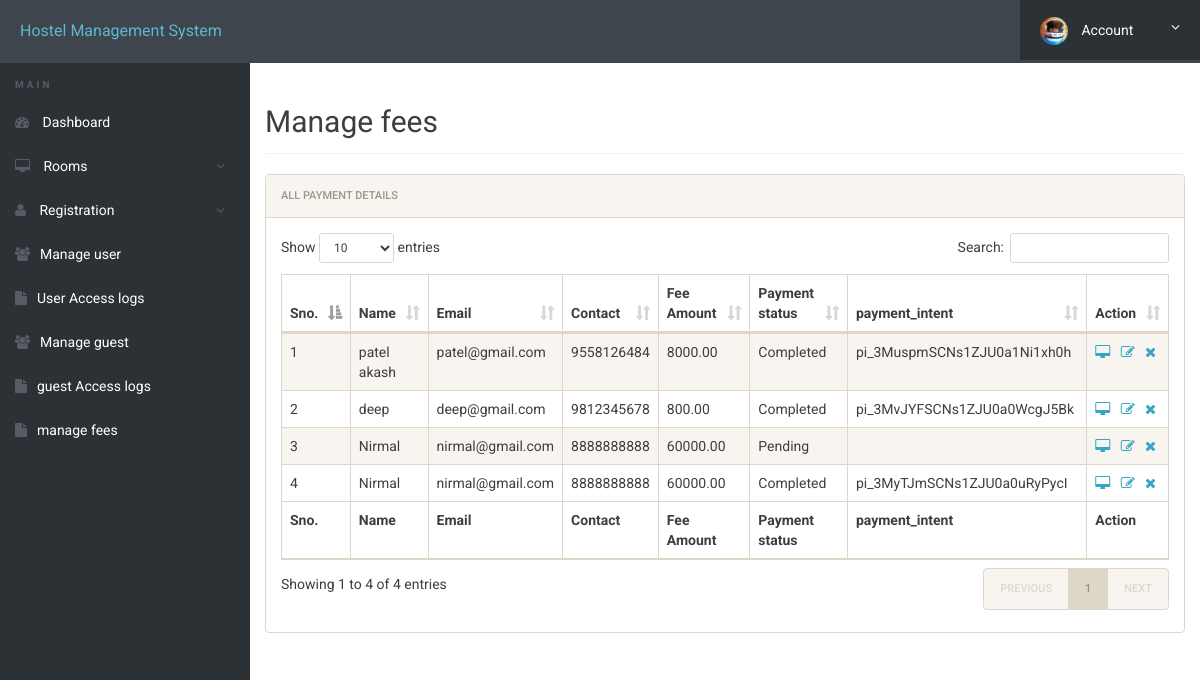
Page /admin/manage-fee.php (signed in) on the committed database.
### tables this page shows
CREATE TABLE `bird_stripe_payments` (
  `id` int(10) NOT NULL,
  `name` varchar(255) NOT NULL,
  `email` varchar(255) NOT NULL,
  `contact` varchar(12) NOT NULL,
  `amount` decimal(10,2) NOT NULL,
  `payment_status` enum('Pending','Completed') NOT NULL DEFAULT 'Pending',
  `payment_intent` text DEFAULT NULL,
  `created_at` datetime NOT NULL
);

### admin/manage-fee.php (the view, shortened to what this page needs)
<?php
include('includes/config.php');
?>
<!doctype html>
<html lang="en" class="no-js">
<head>
	<link rel="stylesheet" href="css/font-awesome.min.css">
	<link rel="stylesheet" href="css/bootstrap.min.css">
	<link rel="stylesheet" href="css/dataTables.bootstrap.min.css">
	<link rel="stylesheet" href="css/bootstrap-social.css">
	<link rel="stylesheet" href="css/bootstrap-select.css">
	<link rel="stylesheet" href="css/fileinput.min.css">
	<link rel="stylesheet" href="css/awesome-bootstrap-checkbox.css">
	<link rel="stylesheet" href="css/style.css">
</head>
<body>
	<?php include('includes/header.php');?>
	<div class="ts-main-content">
			<?php include('includes/sidebar.php');?>
		<div class="content-wrapper">
			<div class="container-fluid">
				<div class="row">
					<div class="col-md-12">
						<h2 class="page-title">Manage fees</h2>
						<div class="panel panel-default">
							<div class="panel-heading">All payment Details</div>
							<div class="panel-body">
								<table id="zctb" class="display table table-striped table-bordered table-hover" cellspacing="0" width="100%">
									<thead>
										<tr>
											<th>Sno.</th>
											<th> Name</th>
											<th>Email</th>
											<th>Contact  </th>
											<th>Fee Amount </th>
											<th>Payment status</th>
											<th>payment_intent </th>
											<th>Action</th>
										</tr>
									</thead>
									<tfoot>
										<tr>
											<th>Sno.</th>
											<th> Name</th>
											<th>Email</th>
											<th>Contact  </th>
											<th>Fee Amount </th>
											<th>Payment status</th>
											<th>payment_intent </th>
											<th>Action</th>
										</tr>
									</tfoot>
									<tbody>
<?php
$ret="select * from bird_stripe_payments";
$stmt= $mysqli->prepare($ret) ;
$stmt->execute() ;
$res=$stmt->get_result();
$cnt=1;
while($row=$res->fetch_object())
	  {
	  	?>
<tr><td><?php echo $cnt;;?></td>
<td><?php echo $row->name;?>
<td><?php echo $row->email;?></td>
<td><?php echo $row->contact;?></td>
<td><?php echo $row->amount;?></td>
<td><?php echo $row->payment_status;?></td>
<td><?php echo $row->payment_intent;?></td>
<td>
<a href="javascript:void(0);"  onClick="popUpWindow('http://localhost/ak/hostel/admin/bill.php?id=<?php echo $row->id;?>');" title="View Full Details"><i class="fa fa-desktop"></i></a>&nbsp;&nbsp
<a href="edit-fees.php?id=<?php echo $row->id;?>"><i class="fa fa-edit"></i></a>&nbsp;&nbsp;
<a href="manage-fee.php?del=<?php echo $row->id;?>" title="Delete Record" onclick="return confirm("Do you want to delete");"><i class="fa fa-close"></i></a></td>
										</tr>
									<?php
$cnt=$cnt+1;
									 } ?>
									</tbody>
								</table>
							</div>
						</div>
					</div>
				</div>
			</div>
		</div>
	</div>
</body>
</html>

### admin/css/style.css (style rules this page uses)
html { font-size: 14px; }
@media only screen and (min-width: 480px) { html { font-size: 17px; } }
@media only screen and (min-width: 768px) { html { font-size: 14px; } }
body { font-size: 1em; }
a { color: #37a6c4; }
.panel { overflow: hidden; }
.page-title { padding-bottom: 15px; margin-bottom: 20px; border-bottom: 1px solid #f0f0f0; }
.ts-main-content .content-wrapper { padding-top: 15px; margin-top: 10px; }
@media only screen and (min-width: 992px) { .ts-main-content .content-wrapper { margin-left: 250px; } }

### rows in the picture
bird_stripe_payments: name "patel akash", email "patel@gmail.com", contact "9558126484", amount "8000.00", payment_status "Completed", payment_intent "pi_3MuspmSCNs1ZJU0a1Ni1xh0h"
bird_stripe_payments: name "deep", email "deep@gmail.com", contact "9812345678", amount "800.00", payment_status "Completed", payment_intent "pi_3MvJYFSCNs1ZJU0a0WcgJ5Bk"
bird_stripe_payments: name "Nirmal", email "nirmal@gmail.com", contact "8888888888", amount "60000.00", payment_status "Pending"
bird_stripe_payments: name "Nirmal", email "nirmal@gmail.com", contact "8888888888", amount "60000.00", payment_status "Completed", payment_intent "pi_3MyTJmSCNs1ZJU0a0uRyPycI"
